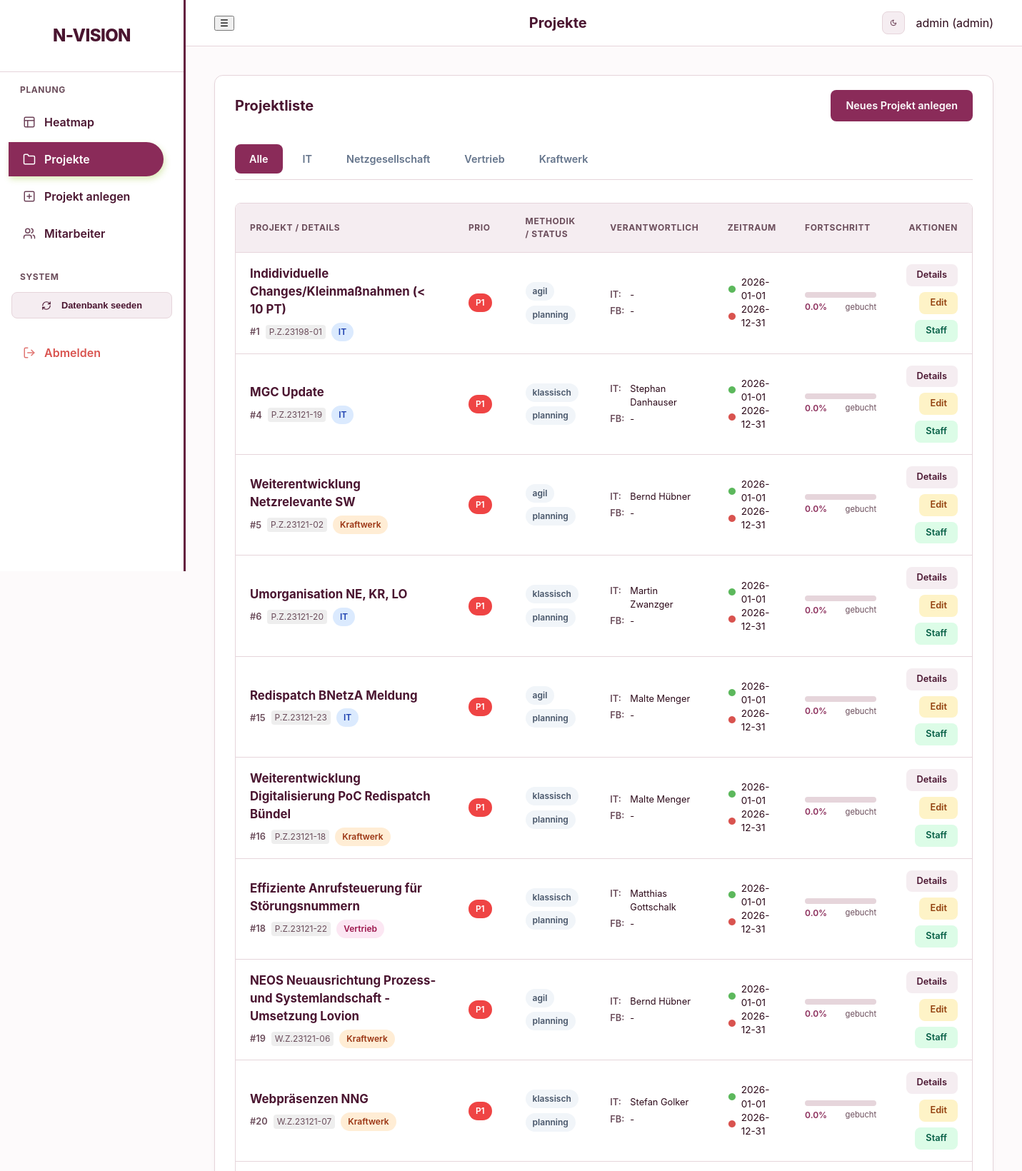
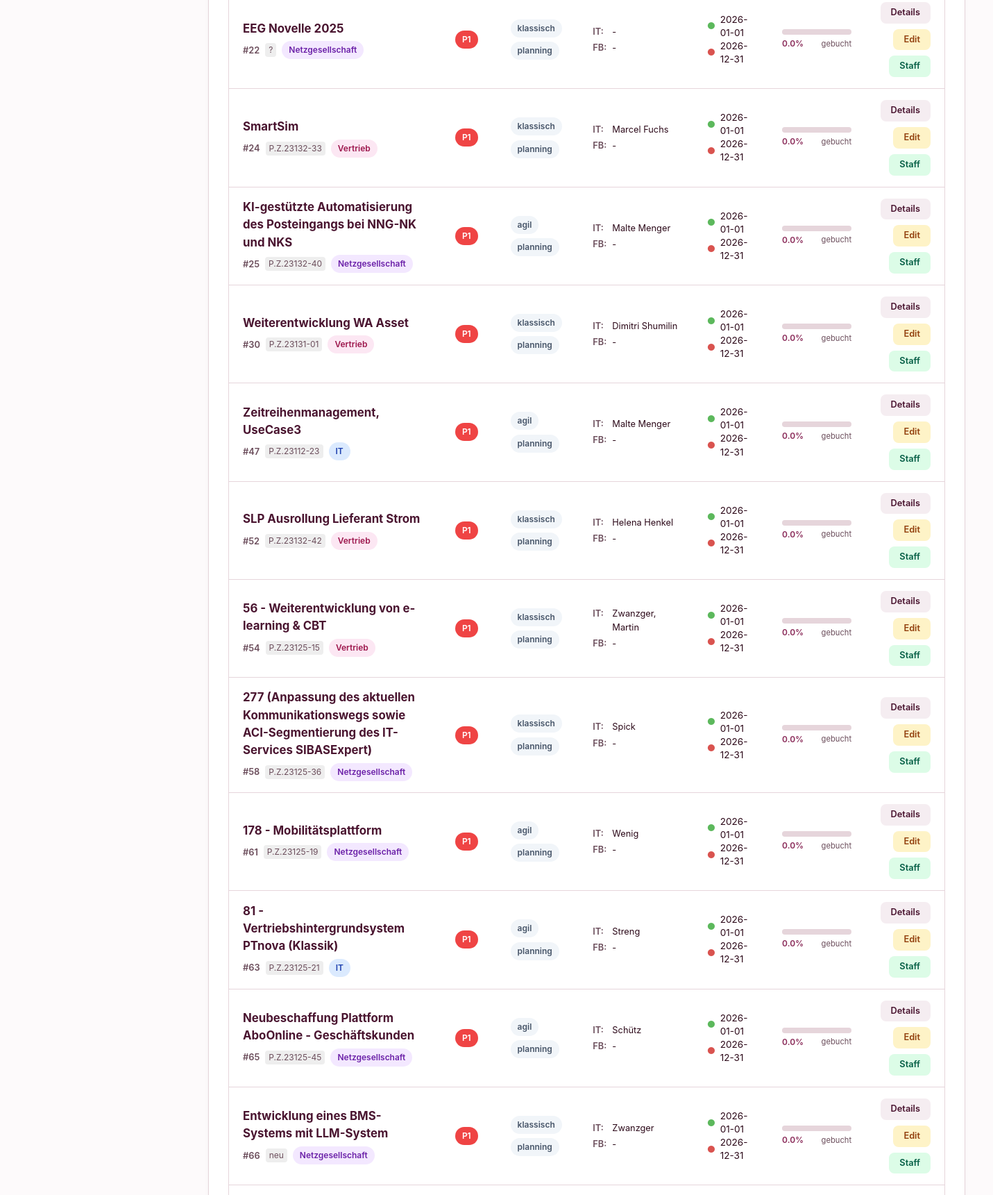
/ui/projects (signed in, upper part), run on the app's committed database (2 pictures, top to bottom).
### models.py (models this page shows)
class User(Base):
    __tablename__ = "users"
    id = Column(Integer, primary_key=True, index=True)
    username = Column(String, unique=True, index=True)
    hashed_password = Column(String)
    role = Column(Enum(UserRole), default=UserRole.EMPLOYEE)
    employee_id = Column(Integer, ForeignKey("employees.id"), nullable=True)
    is_active = Column(Boolean, default=True)
    employee = relationship("Employee", back_populates="user")

class Project(Base):
    __tablename__ = "projects"
    id = Column(Integer, primary_key=True, index=True)
    name = Column(String, index=True)
    description = Column(String, nullable=True)
    methodology = Column(Enum(ProjectMethodology), default=ProjectMethodology.CLASSIC)
    business_value = Column(String, nullable=True)
    internal_number = Column(String, nullable=True)
    division = Column(String, nullable=True) # "IT", "Netzgesellschaft", "Vertrieb", "Kraftwerk"
    start_date = Column(Date)
    end_date = Column(Date)
    priority = Column(Integer, default=1) # 1 highest
    status = Column(Enum(ProjectStatus), default=ProjectStatus.PLANNING)
    manager_id = Column(Integer, ForeignKey("employees.id"), nullable=True)
    responsible_it = Column(String, nullable=True)
    responsible_fb = Column(String, nullable=True)
    pab_approval = Column(Integer, default=0) # 0 = No, 1 = Yes
    cats_number = Column(String, nullable=True)
    pt_intern_pab = Column(Float, default=0.0)
    pt_intern_planned = Column(Float, default=0.0)
    pt_extern_planned = Column(Float, default=0.0)
    staffings = relationship("Staffing", back_populates="project")
    bookings = relationship("Booking", back_populates="project")
    milestones = relationship("Milestone", back_populates="project", cascade="all, delete-orphan")

### main.py (the view)
@app.get("/ui/projects", response_class=HTMLResponse)
def ui_projects(request: Request, division: Optional[str] = None, db: Session = Depends(get_db)):
    if not request.state.user:
        return RedirectResponse(url="/login")
    if request.state.user.role == models.UserRole.ADMIN:
        query = db.query(models.Project)
    else:
        query = db.query(models.Project).join(models.Staffing).filter(models.Staffing.employee_id == request.state.user.employee_id)
    if division:
        query = query.filter(models.Project.division == division)
    projects = query.all()
    for p in projects:
        p.progress = calculate_project_progress(p, db)
    return templates.TemplateResponse(
        request=request, name="projects.html", context={
            "projects": projects,
            "active_page": "projects",
            "user": request.state.user,
            "selected_division": division
        }
    )

### templates/projects.html (shortened to what this page needs)
{% extends "base.html" %}
{% set title = "Projekte" %}
{% block content %}
<div class="card">
    <div class="project-table-header">
        <h2>Projektliste</h2>
        {% if request.state.user and request.state.user.role.value == 'admin' %}
        <a href="/ui/projects/add" class="btn btn-primary">Neues Projekt anlegen</a>
        {% endif %}
    </div>
    <div class="tabs">
        <a href="/ui/projects" class="tab-item {% if not selected_division %}active{% endif %}">Alle</a>
        <a href="/ui/projects?division=IT" class="tab-item {% if selected_division == 'IT' %}active{% endif %}">IT</a>
        <a href="/ui/projects?division=Netzgesellschaft" class="tab-item {% if selected_division == 'Netzgesellschaft' %}active{% endif %}">Netzgesellschaft</a>
        <a href="/ui/projects?division=Vertrieb" class="tab-item {% if selected_division == 'Vertrieb' %}active{% endif %}">Vertrieb</a>
        <a href="/ui/projects?division=Kraftwerk" class="tab-item {% if selected_division == 'Kraftwerk' %}active{% endif %}">Kraftwerk</a>
    </div>
    <div class="modern-table-wrapper">
        <table class="modern-table">
            <thead>
                <tr>
                    <th>Projekt / Details</th>
                    <th>Prio</th>
                    <th>Methodik / Status</th>
                    <th>Verantwortlich</th>
                    <th>Zeitraum</th>
                    <th>Fortschritt</th>
                    <th style="text-align: right;">Aktionen</th>
                </tr>
            </thead>
            <tbody>
                {% for p in projects|sort(attribute='priority') %}
                <tr>
                    <td>
                        <div style="display: flex; flex-direction: column;">
                            <a href="/ui/projects/{{ p.id }}" class="project-name-link">{{ p.name }}</a>
                            <div style="margin-top: 0.35rem; display: flex; align-items: center; gap: 0.5rem;">
                                <span style="font-weight: 600; font-size: 0.8rem; color: var(--text-muted);">#{{ p.id }}</span>
                                {% if p.internal_number %}
                                <small style="color: var(--text-muted); background: #eee; padding: 1px 5px; border-radius: 4px;">{{ p.internal_number }}</small>
                                {% endif %}
                                {% if p.division == 'IT' %}
                                    <span class="badge badge-it">{{ p.division }}</span>
                                {% elif p.division == 'Netzgesellschaft' %}
                                    <span class="badge badge-netz">{{ p.division }}</span>
                                {% elif p.division == 'Vertrieb' %}
                                    <span class="badge badge-vertrieb">{{ p.division }}</span>
                                {% elif p.division == 'Kraftwerk' %}
                                    <span class="badge badge-kraftwerk">{{ p.division }}</span>
                                {% else %}
                                    <span class="badge badge-default">{{ p.division if p.division else '-' }}</span>
                                {% endif %}
                            </div>
                        </div>
                    </td>
                    <td>
                        {% if p.priority == 1 %}
                            <span class="badge" style="background-color: #ef4444; color: white;">P1</span>
                        {% elif p.priority == 2 %}
                            <span class="badge" style="background-color: #f59e0b; color: white;">P2</span>
                        {% elif p.priority == 3 %}
                            <span class="badge" style="background-color: #3b82f6; color: white;">P3</span>
                        {% elif p.priority == 4 %}
                            <span class="badge" style="background-color: #10b981; color: white;">P4</span>
                        {% else %}
                            <span class="badge badge-default">P{{ p.priority }}</span>
                        {% endif %}
                    </td>
                    <td>
                        <div style="display: flex; flex-direction: column; gap: 0.4rem;">
                            <span class="badge badge-default" style="align-self: flex-start;">{{ p.methodology.value }}</span>
                            <span class="badge badge-default" style="align-self: flex-start;">{{ p.status.value }}</span>
                        </div>
                    </td>
                    <td>
                        <div class="responsible-info">
                            <span class="responsible-label">IT:</span> <span>{{ p.responsible_it if p.responsible_it else '-' }}</span>
                            <span class="responsible-label">FB:</span> <span>{{ p.responsible_fb if p.responsible_fb else '-' }}</span>
                        </div>
                    </td>
                    <td>
                        <div style="font-size: 0.85rem; line-height: 1.4;">
                            <div style="display: flex; align-items: center; gap: 0.4rem;">
                                <span style="width: 16px; display: inline-block; color: var(--success);">●</span>
                                {{ p.start_date }}
                            </div>
                            <div style="display: flex; align-items: center; gap: 0.4rem;">
                                <span style="width: 16px; display: inline-block; color: var(--danger);">●</span>
                                {{ p.end_date }}
                            </div>
                        </div>
                    </td>
                    <td style="min-width: 140px;">
                        <div class="progress-bar-container">
                        </div>
                        <div style="display: flex; justify-content: space-between; align-items: center;">
                            <small style="font-weight: 600; color: var(--primary-color);">{{ p.progress }}%</small>
                            <small style="color: var(--text-muted); font-size: 0.7rem;">gebucht</small>
                        </div>
                    </td>
                    <td style="text-align: right;">
                        <div class="action-buttons" style="justify-content: flex-end;">
                            <a href="/ui/projects/{{ p.id }}" class="btn btn-small btn-details" title="Details">Details</a>
                            {% if request.state.user and request.state.user.role.value == 'admin' %}
                            <a href="/ui/projects/{{ p.id }}/edit" class="btn btn-small btn-edit" title="Bearbeiten">Edit</a>
                            <a href="/ui/staffing/add?project_id={{ p.id }}" class="btn btn-small btn-staffing" title="Staffing">Staff</a>
                            {% endif %}
                        </div>
                    </td>
                </tr>
                {% endfor %}
            </tbody>
        </table>
    </div>
</div>
{% endblock %}

### templates/base.html (shortened to what this page needs)
<!DOCTYPE html>
<html lang="de">
<head>
    <link rel="stylesheet" href="/static/styles.css">
</head>
<body>
<div class="app-layout">
    <aside class="sidebar">
        <div class="sidebar-header">
            <div class="brand-title">N-VISION</div>
        </div>
        <nav class="sidebar-nav">
            <div class="nav-group">
                <span class="nav-label">Planung</span>
                <a href="/" class="{% if active_page == 'heatmap' %}active{% endif %}">
                    <svg xmlns="http://www.w3.org/2000/svg" width="18" height="18" viewBox="0 0 24 24" fill="none" stroke="currentColor" stroke-width="2" stroke-linecap="round" stroke-linejoin="round" class="nav-icon"><rect width="18" height="18" x="3" y="3" rx="2"/><path d="M3 9h18"/><path d="M9 21V9"/></svg>
                    Heatmap
                </a>
                <a href="/ui/projects" class="{% if active_page == 'projects' %}active{% endif %}">
                    <svg xmlns="http://www.w3.org/2000/svg" width="18" height="18" viewBox="0 0 24 24" fill="none" stroke="currentColor" stroke-width="2" stroke-linecap="round" stroke-linejoin="round" class="nav-icon"><path d="M22 19a2 2 0 0 1-2 2H4a2 2 0 0 1-2-2V5a2 2 0 0 1 2-2h5l2 3h9a2 2 0 0 1 2 2z"/></svg>
                    Projekte
                </a>
                {% if request.state.user and request.state.user.role.value == 'admin' %}
                <a href="/ui/projects/add" class="{% if active_page == 'project_add' %}active{% endif %}">
                    <svg xmlns="http://www.w3.org/2000/svg" width="18" height="18" viewBox="0 0 24 24" fill="none" stroke="currentColor" stroke-width="2" stroke-linecap="round" stroke-linejoin="round" class="nav-icon"><rect width="18" height="18" x="3" y="3" rx="2"/><path d="M12 8v8"/><path d="M8 12h8"/></svg>
                    Projekt anlegen
                </a>
                <a href="/ui/employees" class="{% if active_page == 'employees' %}active{% endif %}">
                    Mitarbeiter
                </a>
                {% endif %}
            </div>
            {% if request.state.user and request.state.user.role.value == 'admin' %}
            <div class="nav-group">
                <span class="nav-label">System</span>
                <form action="/seed/" method="post" style="padding: 0 0.25rem;">
                    <button type="submit" class="btn btn-outline" style="width: 100%; font-size: 0.8rem; background: var(--primary-light); color: var(--primary-dark); border-color: var(--border-color);" onclick="return confirm('Alle Daten löschen und Testdaten laden?')">
                        Datenbank seeden
                    </button>
                </form>
            </div>
            {% endif %}
            <div class="nav-group" style="margin-top: auto;">
                <a href="/logout" style="color: var(--danger);">
                    Abmelden
                </a>
            </div>
        </nav>
    </aside>
    <div class="main-wrapper">
        <header class="top-bar">
            <button class="menu-toggle" id="menuToggle">☰</button>
            <h1 class="page-title">{{ title if title else "N-VISION" }}</h1>
            <div class="user-info" style="display: flex; align-items: center; gap: 1rem;">
                <button id="themeToggle" class="btn btn-icon-only" title="Farbmodus umschalten" style="background: var(--primary-light); color: var(--primary-dark); border: 1px solid var(--border-color); cursor: pointer; padding: 5px 10px; border-radius: var(--radius-md);">
                    <svg id="moonIcon" xmlns="http://www.w3.org/2000/svg" width="18" height="18" viewBox="0 0 24 24" fill="none" stroke="currentColor" stroke-width="2" stroke-linecap="round" stroke-linejoin="round"><path d="M12 3a6 6 0 0 0 9 9 9 9 0 1 1-9-9Z"/></svg>
                </button>
                <span>{{ request.state.user.username if request.state.user else "Gast" }} ({{ request.state.user.role.value if request.state.user else "" }})</span>
            </div>
        </header>
        <main class="content-area">
            {% block content %}{% endblock %}
        </main>
    </div>
</div>
</body>
</html>

### data on the page
User: state.user "admin", state.user.role "admin"
Project: name "Indidividuelle Changes/Kleinmaßnahmen (< 10 PT)", id "1", internal_number "P.Z.23198-01", division "IT", priority "P1", methodology.value "agil", status.value "planning", responsible_it "-", responsible_fb "-", start_date "2026-01-01", end_date "2026-12-31", progress "0.0"
Project: name "MGC Update", id "4", internal_number "P.Z.23121-19", division "IT", priority "P1", methodology.value "klassisch", status.value "planning", responsible_it "Stephan Danhauser", responsible_fb "-", start_date "2026-01-01", end_date "2026-12-31", progress "0.0"
Project: name "Weiterentwicklung Netzrelevante SW", id "5", internal_number "P.Z.23121-02", division "Kraftwerk", priority "P1", methodology.value "agil", status.value "planning", responsible_it "Bernd Hübner", responsible_fb "-", start_date "2026-01-01", end_date "2026-12-31", progress "0.0"
Project: name "Umorganisation NE, KR, LO", id "6", internal_number "P.Z.23121-20", division "IT", priority "P1", methodology.value "klassisch", status.value "planning", responsible_it "Martin Zwanzger", responsible_fb "-", start_date "2026-01-01", end_date "2026-12-31", progress "0.0"
Project: name "Redispatch BNetzA Meldung", id "15", internal_number "P.Z.23121-23", division "IT", priority "P1", methodology.value "agil", status.value "planning", responsible_it "Malte Menger", responsible_fb "-", start_date "2026-01-01", end_date "2026-12-31", progress "0.0"
Project: name "Weiterentwicklung Digitalisierung PoC Redispatch Bündel", id "16", internal_number "P.Z.23121-18", division "Kraftwerk", priority "P1", methodology.value "klassisch", status.value "planning", responsible_it "Malte Menger", responsible_fb "-", start_date "2026-01-01", end_date "2026-12-31", progress "0.0"
Project: name "Effiziente Anrufsteuerung für Störungsnummern", id "18", internal_number "P.Z.23121-22", division "Vertrieb", priority "P1", methodology.value "klassisch", status.value "planning", responsible_it "Matthias Gottschalk", responsible_fb "-", start_date "2026-01-01", end_date "2026-12-31", progress "0.0"
Project: name "NEOS Neuausrichtung Prozess- und Systemlandschaft - Umsetzung Lovion", id "19", internal_number "W.Z.23121-06", division "Kraftwerk", priority "P1", methodology.value "agil", status.value "planning", responsible_it "Bernd Hübner", responsible_fb "-", start_date "2026-01-01", end_date "2026-12-31", progress "0.0"
Project: name "Webpräsenzen NNG", id "20", internal_number "W.Z.23121-07", division "Kraftwerk", priority "P1", methodology.value "klassisch", status.value "planning", responsible_it "Stefan Golker", responsible_fb "-", start_date "2026-01-01", end_date "2026-12-31", progress "0.0"
Project: name "EEG Novelle 2025", id "22", internal_number "?", division "Netzgesellschaft", priority "P1", methodology.value "klassisch", status.value "planning", responsible_it "-", responsible_fb "-", start_date "2026-01-01", end_date "2026-12-31", progress "0.0"
Project: name "SmartSim", id "24", internal_number "P.Z.23132-33", division "Vertrieb", priority "P1", methodology.value "klassisch", status.value "planning", responsible_it "Marcel Fuchs", responsible_fb "-", start_date "2026-01-01", end_date "2026-12-31", progress "0.0"
Project: name "KI-gestützte Automatisierung des Posteingangs bei NNG-NK und NKS", id "25", internal_number "P.Z.23132-40", division "Netzgesellschaft", priority "P1", methodology.value "agil", status.value "planning", responsible_it "Malte Menger", responsible_fb "-", start_date "2026-01-01", end_date "2026-12-31", progress "0.0"
Project: name "Weiterentwicklung WA Asset", id "30", internal_number "P.Z.23131-01", division "Vertrieb", priority "P1", methodology.value "klassisch", status.value "planning", responsible_it "Dimitri Shumilin", responsible_fb "-", start_date "2026-01-01", end_date "2026-12-31", progress "0.0"
Project: name "Zeitreihenmanagement, UseCase3", id "47", internal_number "P.Z.23112-23", division "IT", priority "P1", methodology.value "agil", status.value "planning", responsible_it "Malte Menger", responsible_fb "-", start_date "2026-01-01", end_date "2026-12-31", progress "0.0"
Project: name "SLP Ausrollung Lieferant Strom", id "52", internal_number "P.Z.23132-42", division "Vertrieb", priority "P1", methodology.value "klassisch", status.value "planning", responsible_it "Helena Henkel", responsible_fb "-", start_date "2026-01-01", end_date "2026-12-31", progress "0.0"
Project: name "56 - Weiterentwicklung von e-learning & CBT", id "54", internal_number "P.Z.23125-15", division "Vertrieb", priority "P1", methodology.value "klassisch", status.value "planning", responsible_it "Zwanzger, Martin", responsible_fb "-", start_date "2026-01-01", end_date "2026-12-31", progress "0.0"
Project: name "277 (Anpassung des aktuellen Kommunikationswegs sowie ACI-Segmentierung des IT-Services SIBASExpert)", id "58", internal_number "P.Z.23125-36", division "Netzgesellschaft", priority "P1", methodology.value "klassisch", status.value "planning", responsible_it "Spick", responsible_fb "-", start_date "2026-01-01", end_date "2026-12-31", progress "0.0"
Project: name "178 - Mobilitätsplattform", id "61", internal_number "P.Z.23125-19", division "Netzgesellschaft", priority "P1", methodology.value "agil", status.value "planning", responsible_it "Wenig", responsible_fb "-", start_date "2026-01-01", end_date "2026-12-31", progress "0.0"
Project: name "81 - Vertriebshintergrundsystem PTnova (Klassik)", id "63", internal_number "P.Z.23125-21", division "IT", priority "P1", methodology.value "agil", status.value "planning", responsible_it "Streng", responsible_fb "-", start_date "2026-01-01", end_date "2026-12-31", progress "0.0"
Project: name "Neubeschaffung Plattform AboOnline - Geschäftskunden", id "65", internal_number "P.Z.23125-45", division "Netzgesellschaft", priority "P1", methodology.value "agil", status.value "planning", responsible_it "Schütz", responsible_fb "-", start_date "2026-01-01", end_date "2026-12-31", progress "0.0"
Project: name "Entwicklung eines BMS-Systems mit LLM-System", id "66", internal_number "neu", division "Netzgesellschaft", priority "P1", methodology.value "klassisch", status.value "planning", responsible_it "Zwanzger", responsible_fb "-", start_date "2026-01-01", end_date "2026-12-31", progress "0.0"

### other printed values
{{ title if title else "N-VISION" }} "Projekte"
